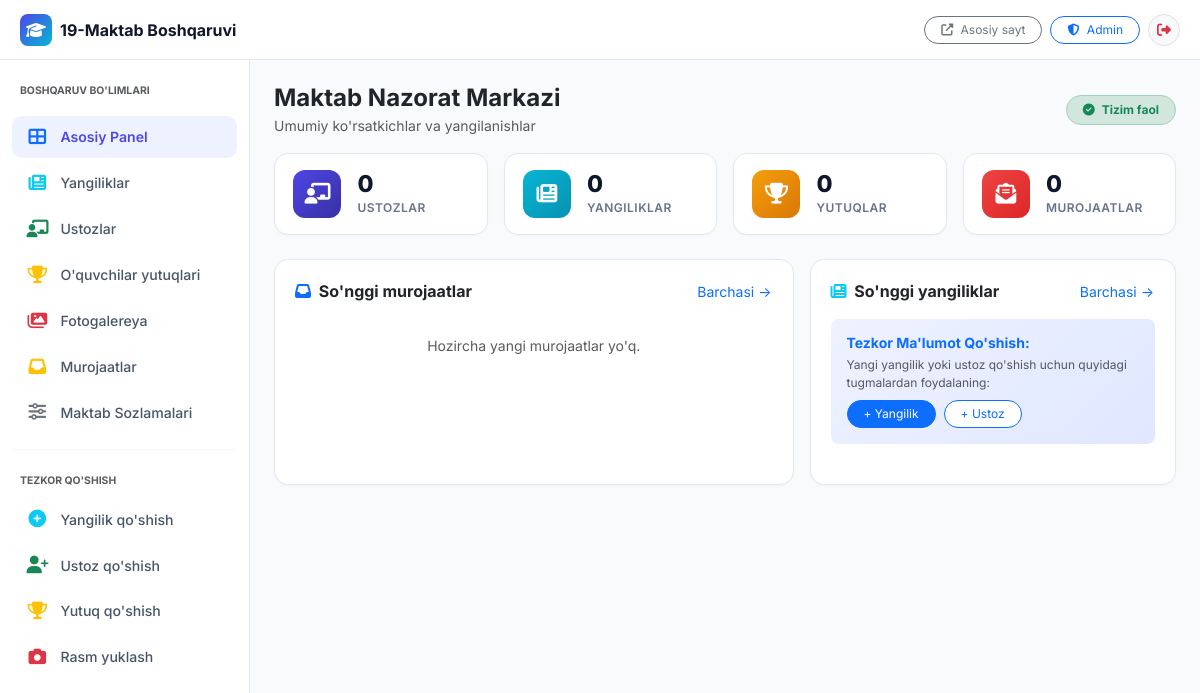
Page /dashboard/ (signed in) on the earlier database version.
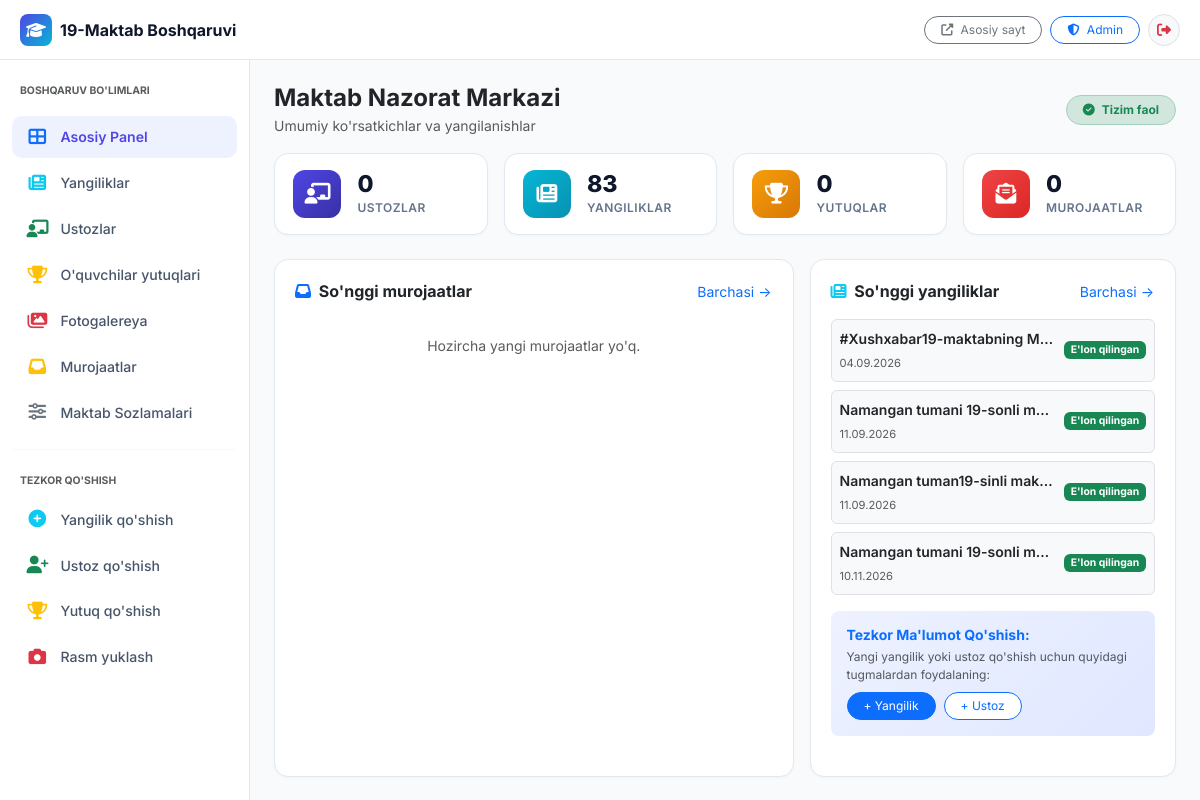
Same page on the later database version.
### apps/news/models.py (models this page shows, shortened)
class News(models.Model):
    STATUS_CHOICES = [
        ('draft', 'Qoralama'),
        ('scheduled', 'Rejalashtirilgan'),
        ('published', "E'lon qilingan"),
        ('archived', 'Arxivlangan'),
    ]
    title = models.CharField(max_length=300, verbose_name="Sarlavha (UZ)")
    title_ru = models.CharField(max_length=300, blank=True, verbose_name="Sarlavha (RU)")
    title_en = models.CharField(max_length=300, blank=True, verbose_name="Sarlavha (EN)")
    slug = models.SlugField(max_length=320, unique=True, verbose_name="Slug")
    category = models.ForeignKey(NewsCategory, on_delete=models.SET_NULL, null=True, blank=True, related_name='news_items', verbose_name="Toifa")
    excerpt = models.TextField(max_length=500, verbose_name="Qisqa mazmun (UZ)")
    excerpt_ru = models.TextField(max_length=500, blank=True, verbose_name="Qisqa mazmun (RU)")
    excerpt_en = models.TextField(max_length=500, blank=True, verbose_name="Qisqa mazmun (EN)")
    content = models.TextField(verbose_name="Batafsil matn (UZ)")
    content_ru = models.TextField(blank=True, verbose_name="Batafsil matn (RU)")
    content_en = models.TextField(blank=True, verbose_name="Batafsil matn (EN)")
    cover_image = models.ImageField(upload_to='news/covers/', blank=True, null=True, verbose_name="Muqova rasmi")
    status = models.CharField(max_length=20, choices=STATUS_CHOICES, default='draft', verbose_name="Holati")
    is_featured = models.BooleanField(default=False, verbose_name="Muhim yangilik")
    scheduled_at = models.DateTimeField(null=True, blank=True, verbose_name="Rejalashtirilgan vaqt")
    published_at = models.DateTimeField(null=True, blank=True, verbose_name="E'lon qilingan vaqt")
    created_at = models.DateTimeField(auto_now_add=True, verbose_name="Yaratilgan vaqt")
    updated_at = models.DateTimeField(auto_now=True, verbose_name="Tahrirlangan vaqt")
    views_count = models.PositiveIntegerField(default=0, verbose_name="Ko'rishlar soni")
    class Meta:
        verbose_name = 'Yangilik'
        verbose_name_plural = 'Yangiliklar'
        ordering = ['-published_at', '-created_at']

### apps/core/dashboard_views.py (the view)
# urls.py: path('', dashboard_views.dashboard_home, name='dashboard_home'),
@staff_required
def dashboard_home(request):
    site_settings_obj = SiteSettings.objects.first()
    total_teachers = Teacher.objects.count()
    total_news = News.objects.count()
    total_achievements = Achievement.objects.count()
    total_contacts = Contact.objects.count()
    total_gallery = GalleryImage.objects.count()
    new_contacts_count = Contact.objects.filter(status='new').count()
    recent_contacts = Contact.objects.order_by('-created_at')[:4]
    recent_news = News.objects.order_by('-created_at')[:4]
    context = {
        'site_settings': site_settings_obj,
        'total_teachers': total_teachers,
        'total_news': total_news,
        'total_achievements': total_achievements,
        'total_contacts': total_contacts,
        'total_gallery': total_gallery,
        'new_contacts_count': new_contacts_count,
        'recent_contacts': recent_contacts,
        'recent_news': recent_news,
        'active_menu': 'home',
    }
    return render(request, 'dashboard/home.html', context)

### templates/dashboard/home.html (shortened to what this page needs)
{% extends 'dashboard/base.html' %}
{% block content %}
<div class="d-flex justify-content-between align-items-center mb-3">
    <div>
        <h4 class="fw-bold mb-0 text-dark">Maktab Nazorat Markazi</h4>
        <small class="text-muted">Umumiy ko'rsatkichlar va yangilanishlar</small>
    </div>
    <div class="d-none d-sm-block">
        <span class="badge bg-success-subtle text-success border border-success-subtle rounded-pill px-3 py-2">
            <i class="fas fa-check-circle me-1"></i> Tizim faol
        </span>
    </div>
</div>
<div class="row g-2 g-md-3 mb-4">
    <div class="col-6 col-lg-3">
        <div class="stat-dash-card">
            <div class="stat-dash-icon" style="background: linear-gradient(135deg, #4F46E5, #3730A3);">
                <i class="fas fa-chalkboard-teacher"></i>
            </div>
            <div>
                <div class="stat-dash-num">{{ total_teachers }}</div>
                <div class="stat-dash-label">Ustozlar</div>
            </div>
        </div>
    </div>
    <div class="col-6 col-lg-3">
        <div class="stat-dash-card">
            <div class="stat-dash-icon" style="background: linear-gradient(135deg, #06B6D4, #0891B2);">
                <i class="fas fa-newspaper"></i>
            </div>
            <div>
                <div class="stat-dash-num">{{ total_news }}</div>
                <div class="stat-dash-label">Yangiliklar</div>
            </div>
        </div>
    </div>
    <div class="col-6 col-lg-3">
        <div class="stat-dash-card">
            <div class="stat-dash-icon" style="background: linear-gradient(135deg, #F59E0B, #D97706);">
                <i class="fas fa-trophy"></i>
            </div>
            <div>
                <div class="stat-dash-num">{{ total_achievements }}</div>
                <div class="stat-dash-label">Yutuqlar</div>
            </div>
        </div>
    </div>
    <div class="col-6 col-lg-3">
        <div class="stat-dash-card">
            <div class="stat-dash-icon" style="background: linear-gradient(135deg, #EF4444, #DC2626);">
                <i class="fas fa-envelope-open-text"></i>
            </div>
            <div>
                <div class="stat-dash-num">{{ total_contacts }}</div>
                <div class="stat-dash-label">Murojaatlar</div>
            </div>
        </div>
    </div>
</div>
<div class="row g-3">
    <div class="col-12 col-lg-7">
        <div class="dash-card h-100">
            <div class="d-flex justify-content-between align-items-center mb-3">
                <h6 class="fw-bold mb-0 text-dark">
                    <i class="fas fa-inbox text-primary me-1"></i> So'nggi murojaatlar
                </h6>
                <a href="{% url 'dashboard_contacts' %}" class="btn btn-sm btn-link text-decoration-none p-0 small">
                    Barchasi &rarr;
                </a>
            </div>
            {% if recent_contacts %}
                <div class="d-flex flex-column gap-2">
                    {% for item in recent_contacts %}
                        <div class="p-2 p-md-3 rounded-3 bg-light border d-flex justify-content-between align-items-start gap-2">
                            <div class="overflow-hidden">
                                <div class="d-flex align-items-center gap-2 mb-1">
                                    <strong class="small text-dark">{{ item.full_name }}</strong>
                                    <span class="badge-status status-{{ item.status }}">{{ item.get_status_display }}</span>
                                </div>
                                <p class="text-muted small mb-1 text-truncate" style="max-width: 320px;">
                                    <strong>{{ item.subject }}:</strong> {{ item.message }}
                                </p>
                                <small class="text-secondary" style="font-size: 0.7rem;">
                                    <i class="far fa-clock me-1"></i> {{ item.created_at|date:"d.m.Y H:i" }} | {{ item.phone|default:item.email }}
                                </small>
                            </div>
                            <a href="{% url 'dashboard_contacts' %}?status={{ item.status }}" class="btn btn-sm btn-outline-primary py-0 px-2 rounded-pill" style="font-size: 0.72rem; white-space: nowrap;">
                                Ko'rish
                            </a>
                        </div>
                    {% endfor %}
                </div>
            {% else %}
                <p class="text-muted small mb-0 py-3 text-center">Hozircha yangi murojaatlar yo'q.</p>
            {% endif %}
        </div>
    </div>
    <div class="col-12 col-lg-5">
        <div class="dash-card h-100">
            <div class="d-flex justify-content-between align-items-center mb-3">
                <h6 class="fw-bold mb-0 text-dark">
                    <i class="fas fa-newspaper text-info me-1"></i> So'nggi yangiliklar
                </h6>
                <a href="{% url 'dashboard_news' %}" class="btn btn-sm btn-link text-decoration-none p-0 small">
                    Barchasi &rarr;
                </a>
            </div>
            {% if recent_news %}
                <div class="d-flex flex-column gap-2 mb-3">
                    {% for n in recent_news %}
                        <div class="d-flex align-items-center justify-content-between p-2 rounded-2 border bg-light">
                            <div class="overflow-hidden me-2">
                                <div class="small fw-semibold text-truncate text-dark">{{ n.title }}</div>
                                <small class="text-muted" style="font-size: 0.7rem;">{{ n.published_at|date:"d.m.Y"|default:"Qoralama" }}</small>
                            </div>
                            <span class="badge {% if n.status == 'published' %}bg-success{% else %}bg-secondary{% endif %}" style="font-size: 0.65rem;">
                                {{ n.get_status_display }}
                            </span>
                        </div>
                    {% endfor %}
                </div>
            {% endif %}
            <div class="p-3 rounded-3" style="background: linear-gradient(135deg, #EEF2FF, #E0E7FF);">
                <h6 class="fw-bold mb-1 text-primary small">Tezkor Ma'lumot Qo'shish:</h6>
                <p class="text-muted small mb-2" style="font-size: 0.75rem;">Yangi yangilik yoki ustoz qo'shish uchun quyidagi tugmalardan foydalaning:</p>
                <div class="d-flex gap-2 flex-wrap">
                    <a href="/admin/news/news/add/" class="btn btn-sm btn-primary rounded-pill px-3 py-1" style="font-size: 0.75rem;">
                        + Yangilik
                    </a>
                    <a href="/admin/teachers/teacher/add/" class="btn btn-sm btn-outline-primary bg-white rounded-pill px-3 py-1" style="font-size: 0.75rem;">
                        + Ustoz
                    </a>
                </div>
            </div>
        </div>
    </div>
</div>
{% endblock %}

### templates/dashboard/base.html (shortened to what this page needs)
<!DOCTYPE html>
<html lang="uz" data-theme="light">
<head>
    <link href="https://cdn.jsdelivr.net/npm/bootstrap@5.3.3/dist/css/bootstrap.min.css" rel="stylesheet">
    <link rel="stylesheet" href="https://cdnjs.cloudflare.com/ajax/libs/font-awesome/6.5.1/css/all.min.css">
</head>
<body>
    <header class="dash-topbar">
        <div class="d-flex align-items-center gap-2">
            <span class="rounded-3 d-flex align-items-center justify-content-center text-white"
                  style="width: 32px; height: 32px; background: linear-gradient(135deg, #4F46E5, #06B6D4); flex-shrink: 0;">
                <i class="fas fa-graduation-cap"></i>
            </span>
            <span class="fw-bold fs-6 tracking-tight d-none d-sm-inline">19-Maktab Boshqaruvi</span>
        </div>
        <div class="d-flex align-items-center gap-1 gap-sm-2">
            <a href="/" target="_blank" class="btn btn-sm btn-outline-secondary rounded-pill px-2 px-sm-3 py-1" style="font-size: 0.75rem;" title="Asosiy saytni ochish">
                <i class="fas fa-external-link-alt"></i> <span class="d-none d-md-inline ms-1">Asosiy sayt</span>
            </a>
            <a href="/admin/" class="btn btn-sm btn-outline-primary rounded-pill px-2 px-sm-3 py-1" style="font-size: 0.75rem;" title="Django Admin">
                <i class="fas fa-shield-alt"></i> <span class="d-none d-sm-inline ms-1">Admin</span>
            </a>
            <a href="{% url 'dashboard_logout' %}" class="btn btn-sm btn-light rounded-circle text-danger border" title="Chiqish" style="width: 32px; height: 32px; display:flex; align-items:center; justify-content:center; flex-shrink: 0;">
                <i class="fas fa-sign-out-alt"></i>
            </a>
        </div>
    </header>
    <aside class="dash-sidebar">
        <div class="px-2 mb-3">
            <small class="text-muted text-uppercase fw-bold" style="font-size: 0.65rem;">Boshqaruv Bo'limlari</small>
        </div>
        <nav>
            <a href="{% url 'dashboard_home' %}" class="nav-item-dash {% if active_menu == 'home' %}active{% endif %}">
                <i class="fas fa-th-large text-primary"></i> Asosiy Panel
            </a>
            <a href="{% url 'dashboard_news' %}" class="nav-item-dash {% if active_menu == 'news' %}active{% endif %}">
                <i class="fas fa-newspaper text-info"></i> Yangiliklar
            </a>
            <a href="{% url 'dashboard_teachers' %}" class="nav-item-dash {% if active_menu == 'teachers' %}active{% endif %}">
                <i class="fas fa-chalkboard-teacher text-success"></i> Ustozlar
            </a>
            <a href="{% url 'dashboard_achievements' %}" class="nav-item-dash {% if active_menu == 'achievements' %}active{% endif %}">
                <i class="fas fa-trophy text-warning"></i> O'quvchilar yutuqlari
            </a>
            <a href="{% url 'dashboard_gallery' %}" class="nav-item-dash {% if active_menu == 'gallery' %}active{% endif %}">
                <i class="fas fa-images text-danger"></i> Fotogalereya
            </a>
            <a href="{% url 'dashboard_contacts' %}" class="nav-item-dash {% if active_menu == 'contacts' %}active{% endif %}">
                <i class="fas fa-inbox text-warning"></i> Murojaatlar
            </a>
            <a href="{% url 'dashboard_settings' %}" class="nav-item-dash {% if active_menu == 'settings' %}active{% endif %}">
                <i class="fas fa-sliders-h text-secondary"></i> Maktab Sozlamalari
            </a>
        </nav>
        <hr class="my-3" style="border-color: var(--border-color);">
        <div class="px-2 mb-2">
            <small class="text-muted text-uppercase fw-bold" style="font-size: 0.65rem;">Tezkor Qo'shish</small>
        </div>
        <nav>
            <a href="{% url 'dashboard_news_add' %}" class="nav-item-dash">
                <i class="fas fa-plus-circle text-info"></i> Yangilik qo'shish
            </a>
            <a href="{% url 'dashboard_teacher_add' %}" class="nav-item-dash">
                <i class="fas fa-user-plus text-success"></i> Ustoz qo'shish
            </a>
            <a href="{% url 'dashboard_achievement_add' %}" class="nav-item-dash">
                <i class="fas fa-trophy text-warning"></i> Yutuq qo'shish
            </a>
            <a href="{% url 'dashboard_gallery_add' %}" class="nav-item-dash">
                <i class="fas fa-camera text-danger"></i> Rasm yuklash
            </a>
        </nav>
    </aside>
    <main class="dash-main-content p-3 p-md-4">
        {% block content %}{% endblock %}
    </main>
</body>
</html>

Differences in the rows shown:
added News: title "#Xushxabar19-maktabning M…", published_at "04.09.2026", status "E'lon qilingan"
added News: title "Namangan tumani 19-sonli m…", published_at "11.09.2026", status "E'lon qilingan"
added News: title "Namangan tuman19-sinli mak…", published_at "11.09.2026", status "E'lon qilingan"
added News: title "Namangan tumani 19-sonli m…", published_at "10.11.2026", status "E'lon qilingan"
Other differences:
{{ total_news }}: "0" → "83"
